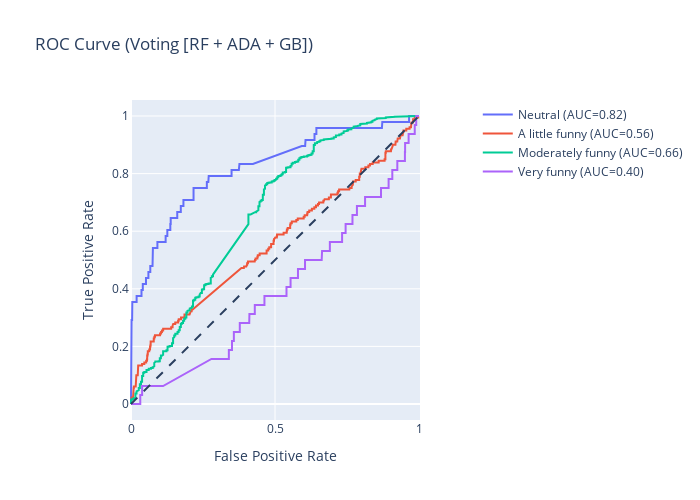

Write notebook code for a chart like this one.
### Code cell
vote_y_scores = vote_clf.predict_proba(X_test_trans1)

# One hot encode the labels in order to plot them
vote_y_onehot = pd.get_dummies(y_test, columns = vote_clf.classes_)

# Create an empty figure, and iteratively add new lines
# every time we compute a new class
vote_roc_fig = go.Figure()
vote_roc_fig.add_shape(
    type = 'line', line = dict(dash='dash'),
    x0 = 0, x1 = 1, y0 = 0, y1 = 1
)

for i in range(vote_y_scores.shape[1]):
    y_true = vote_y_onehot.iloc[:, i]
    y_score = vote_y_scores[:, i]

    fpr, tpr, _ = roc_curve(y_true, y_score)
    auc_score = roc_auc_score(y_true, y_score)

    name = f"{class_names[i]} (AUC={auc_score:.2f})"
    vote_roc_fig.add_trace(go.Scatter(x = fpr, y = tpr, name = name, mode = 'lines'))

vote_roc_fig.update_layout(
    title = 'ROC Curve (Voting [RF + ADA + GB])',
    xaxis_title = 'False Positive Rate',
    yaxis_title = 'True Positive Rate',
    yaxis = dict(scaleanchor = "x", scaleratio = 1),
    xaxis = dict(constrain = 'domain'),
    width = 700, height = 500
)
vote_roc_fig.show()

### Figure 1 — Plotly figure (JSON) as saved in the notebook; plotly's stock layout.template omitted (floating-point values rounded to 4 significant figures; data arrays with more than 128 entries replaced by an {"elided": "..."} marker saying what was removed)
{"data": [{"mode": "lines", "name": "Neutral (AUC=0.82)", "type": "scatter", "x": {"elided": "199 float values"}, "y": {"elided": "199 float values"}}, {"mode": "lines", "name": "A little funny (AUC=0.56)", "type": "scatter", "x": {"elided": "334 float values"}, "y": {"elided": "334 float values"}}, {"mode": "lines", "name": "Moderately funny (AUC=0.66)", "type": "scatter", "x": {"elided": "415 float values"}, "y": {"elided": "415 float values"}}, {"mode": "lines", "name": "Very funny (AUC=0.40)", "type": "scatter", "x": {"elided": "192 float values"}, "y": {"elided": "192 float values"}}], "layout": {"height": 500, "shapes": [{"line": {"dash": "dash"}, "type": "line", "x0": 0, "x1": 1, "y0": 0, "y1": 1}], "title": {"text": "ROC Curve (Voting [RF + ADA + GB])"}, "width": 700, "xaxis": {"constrain": "domain", "title": {"text": "False Positive Rate"}}, "yaxis": {"scaleanchor": "x", "scaleratio": 1, "title": {"text": "True Positive Rate"}}}}
